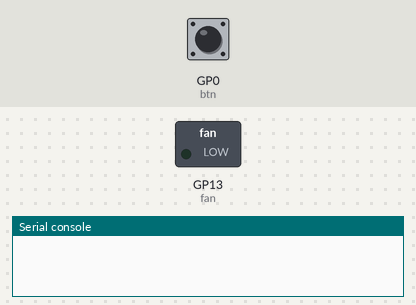
Recording of a program running on a simulated Raspberry Pi Pico running MicroPython. Parts: switched loads named in the program (green lamp = pin HIGH), the last lines printed to the serial console. The test bench sets the inputs (shaded band); at power-on: GP0 (btn) HIGH.

Above: at 1.2 s.
1.3 s: GP0 (btn) pulled LOW for 0.15 s
At 2.2 s:
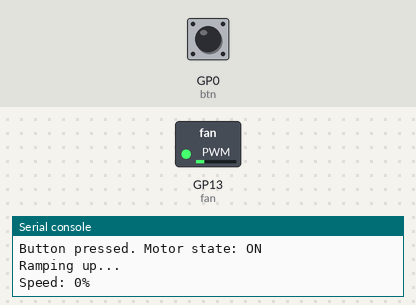
At 4.2 s:
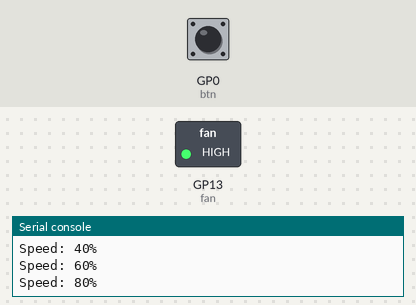
4.4 s: GP0 (btn) pulled LOW for 3.2 s
At 5.7 s:
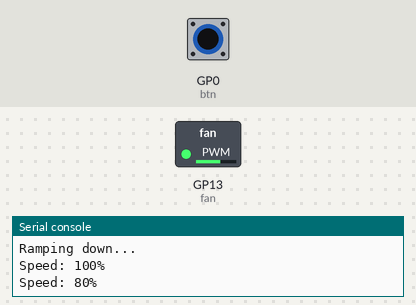
Timing chart, 0 to 14.3 s (numbered marks = the images above; inputs shaded):
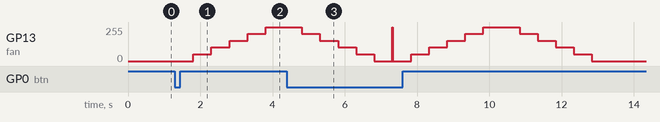

Measured:
- after the input at 1.3 s, GP13 (fan): moves from 0/255 to 255/255 over 2.0 s, starting after 0.51 s

The program:

fan-motor.py
```python
from machine import Pin, PWM
import time

# Initialize the motor fan
fan = PWM(Pin(13))
fan.freq(1000) # Set frequency

btn = Pin(0, Pin.IN, Pin.PULL_UP)

btn_state = False
last_press_time = 0

# Numerical remapping
def my_map(x, in_min, in_max, out_min, out_max):
    return int((x - in_min) * (out_max - out_min) / (in_max - in_min) + out_min)

# Set the fan speed, speed=[0, 100]
def pwm_motor(speed):
    if speed > 100 or speed < 0:
        print('Please enter a limited speed value of 0-100 ')
        return
    pulse = my_map(speed, 0, 100, 0, 65535)
    fan.duty_u16(pulse)

def switch_btn():
    # Use a small delay for debouncing
    time.sleep_ms(20)
    return btn.value() == 0

def ramp_up_and_down(step_size, delay_ms):
    print("Ramping up...")
    # Ramp up from 0 to 100 in specified steps
    for speed in range(0, 101, step_size):
        pwm_motor(speed)
        time.sleep_ms(delay_ms)
        print(f"Speed: {speed}%")

    print("\nRamping down...")
    # Ramp down from 100 to 0 in specified steps
    for speed in range(100, -1, -step_size):
        pwm_motor(speed)
        time.sleep_ms(delay_ms)
        print(f"Speed: {speed}%")

    print("\nMotor cycle complete.")


while True:
    current_time = time.ticks_ms()
    if switch_btn() and (current_time - last_press_time > 300): # Add debouncing
        last_press_time = current_time
        btn_state = not btn_state
        print(f"Button pressed. Motor state: {'ON' if btn_state else 'OFF'}")
        ramp_up_and_down(20, 500)

    if btn_state:
        pwm_motor(100)
    else:
        pwm_motor(0)
```
